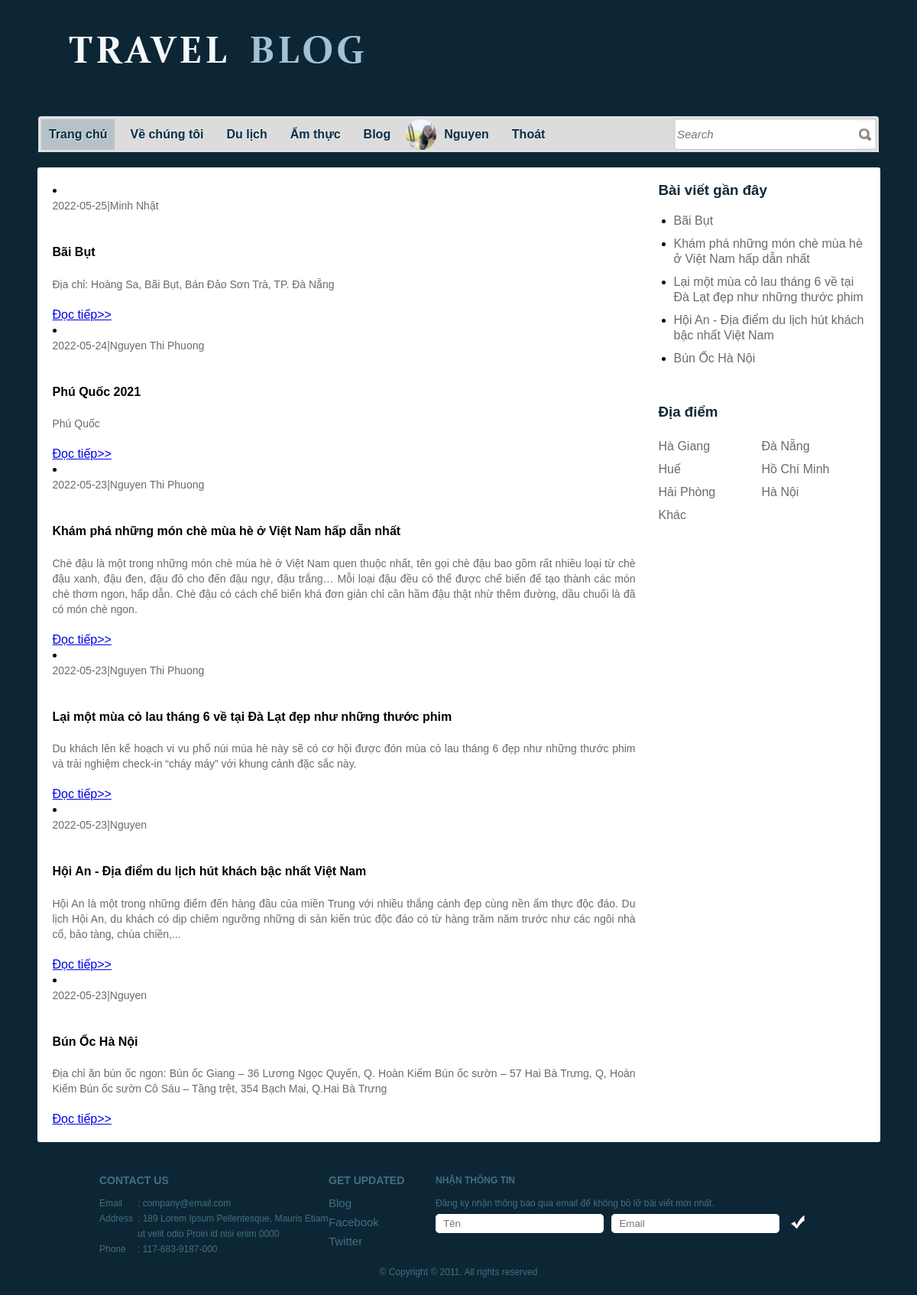
Page /search.php (signed in) on the committed database.
### tables this page shows
CREATE TABLE `register` (
  `id_regt` int(11) NOT NULL,
  `Fullname` varchar(50) NOT NULL,
  `email` varchar(30) NOT NULL,
  `password` varchar(10) NOT NULL,
  `gender` varchar(10) NOT NULL,
  `address` varchar(20) NOT NULL,
  `birthday` date NOT NULL,
  `file` varchar(100) NOT NULL,
  `level` int(11) NOT NULL
);

CREATE TABLE `blog` (
  `id_blog` int(11) NOT NULL,
  `id_regt` int(11) NOT NULL,
  `id_sub` int(11) NOT NULL,
  `Name_blog` text NOT NULL,
  `id_add` varchar(100) NOT NULL,
  `S_blog` text NOT NULL,
  `L_blog` text NOT NULL,
  `Date_blog` date DEFAULT NULL,
  `image` varchar(100) NOT NULL,
  `check_blog` int(11) NOT NULL
);

CREATE TABLE `add_blog` (
  `id_add` int(11) NOT NULL,
  `name_add` varchar(50) NOT NULL
);

### control.php (called while the page is built, shortened)
<?php
include('connect.php');
 class data{
    public function get_register($email,$pass){
        global $conn;
        $sql="select*from register where email='$email' and password='$pass'";
        $run=mysqli_query($conn,$sql);
        return $run;
    }
public function post_blog5()
{
    global $conn;
    $sql="SELECT*from register,blog WHERE register.id_regt=blog.id_regt and check_blog= 1 ORDER by Date_blog DESC LIMIT 5";
    $run =mysqli_query($conn,$sql);
    return $run;
}
public function search_blog($search){
    global $conn;
    $sql="SELECT*from register,blog WHERE register.id_regt=blog.id_regt and L_blog like N'%$search%'";
    $run =mysqli_query($conn,$sql);
    return $run;
}
public function check_search_blog($search){
    global $conn;
    $sql="SELECT*from register,blog WHERE register.id_regt=blog.id_regt and L_blog like N'%$search%'";
    $run =mysqli_query($conn,$sql);
    $count=mysqli_num_rows($run);
    return $count;
}
public function select_add(){
    global $conn;
    $sql="SELECT*from add_blog";
    $run =mysqli_query($conn,$sql);
    return $run;
}
}

### search.php (the view, shortened to what this page needs)
<!DOCTYPE html>
<?php
include("control.php");
$get_data=new data();
if(!empty($_SESSION["email"])){
$select_info=$get_data->get_register($_SESSION["email"],$_SESSION["pass"]);
foreach($select_info as $select){
	$name_login=$select["Fullname"];
	$user_avata=$select["file"];
}
}?>
<html>
<head>
	<link rel="stylesheet" href="css/style.css" type="text/css" charset="utf-8" />
</head>
<body>
<div id="header">
		<a href="trang1.php" id="logo"><img src="images/logo1.jpg" alt="LOGO" /></a>
		<div id="navigation">
			<ul>
				<li class="first selected"><a href="trang1.php">Trang chủ</a></li>
				<li><a href="about.php">Về chúng tôi</a></li>
				<li><a href="travel.php">Du lịch</a></li>
				<li><a href="culinary.php">Ẩm thực</a></li>
				<li><a href="blog.php">Blog</a></li>
				<?php
				if(empty($_SESSION["email"])){
				?>
				<li><a href="contact.php">Nhận thông tin</a></li>
				<li><a href="login.php">Đăng nhập</a></li>
				<li><a href="register.php">Đăng ký</a></li>
				<?php
				}
				else{?>
					<li><img src="img/<?php echo $user_avata?>" width="40px" height="40px" style="border-radius:50%;padding-right:0px;">
					</li>
					<li><a href="user_login.php" class="name" style="padding-left: 0px;margin-left:0px;"><?php echo $name_login;?></a></li>
					<li><a href="logout.php">Thoát</a></li>
				<?php
				}
				?>
			</ul>
		</div>
		<div id="search">
        <form action="" method="POST">
				<input type="text" placeholder="Search" class="txtfield" name="txt_search">
				<input type="submit" value="" class="button" name="btn_search">
			</form>
		</div>
	</div>
	<div id="contents">
		<div class="background">
			<div id="blogs">
				<div class="sidebar">
					<div class="posts">
					<h3>Bài viết gần đây</h3>
						<ul>
							<?php
							$top5=$get_data->post_blog5();
							foreach($top5 as $blog5){
							?>
								<li><a href="fullblog.php?content=<?php echo $blog5['id_blog'];?>"><?php echo $blog5['Name_blog'] ?></a></li>
							<?php
							}
							?>
						</ul>
					</div>
					<div class="archives">
						<h3>Địa điểm</h3>
						<ul>
							<?php
							$addr=$get_data->select_add();
							foreach($addr as $dd){
							?>
							<li><a href="blog_dd.php?id_add=<?php echo $dd['id_add'];?>"><?php echo $dd['name_add'] ?></a></li>
						<?php
							}
						?>
						</ul>
					</div>
				</div>
				<div class="section">
				<?php
                    $search=$_GET['search'];
					$check=$get_data->check_search_blog($search);
					if($check>0){
                    $se_blog=$get_data->search_blog($search);
					foreach($se_blog as $se){
					?>
					<li>
						<p class="time"><?php echo $se['Date_blog'];?>|<?php echo $se['Fullname']?></p>
						<h4><?php echo $se['Name_blog'];?></h4>
						<p>
							<?php echo $se['S_blog']; ?>
						</p>
						<a href="fullblog.php?content=<?php echo $se['id_blog'];?>" class="more">Đọc tiếp&gt;&gt;</a>
					</li>
					<?php
					}
				}
					else
					echo "<h1>Không có dữ liệu!&emsp;&emsp;&emsp;&emsp;&emsp;&emsp;&emsp;&emsp;</h1>"
					?>
				</div>
			</div>
		</div>
	</div>
	<div id="footer">
		<ul class="contacts">
			<h3>Contact Us</h3>
			<li><span>Email</span><p>: company@email.com</p></li>
			<li><span>Address</span><p>: 189 Lorem Ipsum Pellentesque, Mauris Etiam ut velit odio Proin id nisi enim 0000</p></li>
			<li><span>Phone</span><p>: 117-683-9187-000</p></li>
		</ul>
		<ul id="connect">
			<h3>Get Updated</h3>
			<li><a href="blog.php">Blog</a></li>
			<li><a href="http://facebook.com/freewebsitetemplates" target="_blank">Facebook</a></li>
			<li><a href="http://twitter.com/fwtemplates" target="_blank">Twitter</a></li>
		</ul>
		<div id="newsletter">
			<p><b>Nhận thông tin </b>
				Đăng ký nhận thông báo qua email để không bỏ lỡ bài viết mới nhất.
			</p>
			<form action="" method="post">
				<input type="text" placeholder="Tên" class="txtfield"  name="txt_name"/>
				<input type="text" placeholder="Email" class="txtfield"  name="txt_email"/>
				<input type="submit" value="" class="button" name="btnsub" />
			</form>
		</div>
		<span class="footnote">&copy; Copyright &copy; 2011. All rights reserved</span>
	</div>
</body>
</html>

### css/style.css (style rules this page uses)
html { font-family: Arial, Helvetica, sans-serif; }
body { background-color: #0c2635; margin: 0; }
img { border: 0; }
#header { width: 1100px; margin: 0 auto; padding: 40px 0; position: relative; }
#logo { display: block; padding: 0 0 35px 20px; }
#navigation { background: url(../images/bg-menu-left-curve.gif) no-repeat left bottom; height: 47px; padding: 13px 0 0 4px; position: absolute; bottom: -20px; left: 0; }
#navigation ul { background: url(../images/bg-menu.gif) repeat-x; display: inline-block; height: 40px; width: 840px; list-style: none; margin: 0; padding: 4px 0 3px; }
#navigation li { float: left; font-size: 16px; line-height: 40px; margin: 0 5px; text-align: center; }
#navigation li.first { margin-left: 0; }
#navigation li.selected { background-color: #b7c2c8; }
#navigation a { color: #092f44; font-weight: bold; padding: 0 10px; text-decoration: none; text-shadow: 1px 1px 0 #eaeaea; }
#search { background: url(../images/bg-search.gif) no-repeat right bottom; height: 47px; width: 268px; padding: 13px 0 0; position: absolute; bottom: -20px; right: 0; }
#search form { display: inline-block; margin: 0; padding: 5px 4px 4px; }
#search input { float: left; line-height: 38px; }
#search .txtfield { color: #6e6e6e; font-size: 15px; font-style: italic; height: 38px; width: 234px; border: 0; margin: 0; padding: 0; }
#search .button { background: url(../images/spotlight.gif) no-repeat right center; border: 0; cursor: pointer; height: 38px; width: 20px; margin: 0; padding: 0; }
#contents { padding: 40px 0 20px; }
#contents .background { background-color: #ffffff; line-height: 20px; min-height: 1100px; width: 1063px; border-radius: 3px; margin: 0 auto; padding: 20px; }
#contents div.background h3 { color: #0e2934; margin: 20px 0; text-transform: uppercase; }
#contents div.background p { color: #646c6f; font-size: 14px; margin: 0; padding: 0 0 20px; text-align: justify; }
#blogs { display: inline-block; }
#blogs div.section h3, #blogs div.sidebar h3 { margin: 0 0 20px; text-transform: none; }
#blogs div.sidebar { float: right; width: 270px; }
#contents #blogs div.sidebar ul li a { color: #646C6F; text-decoration: none; }
#blogs div.posts { margin: 0 0 40px; }
#blogs div.posts ul { margin: 0; padding: 0 0 0 20px; }
#blogs div.posts ul li { padding-bottom: 10px; }
#contents #blogs div.archives ul { display: inline-block; list-style: none; margin: 0; padding: 0; }
#contents #blogs div.archives ul li { float: left; width: 135px; line-height: 30px; }
#blogs div.section { margin-right: 300px; }
#footer { color: #456f7f; line-height: 20px; width: 940px; margin: 0 auto; padding: 20px 10px; }
#footer ul.contacts { float: left; font-size: 12px; list-style: none; width: 300px; margin: 0; padding: 0 0 10px; }
#footer ul.contacts h3 { font-size: 14px; margin: 0 0 10px; text-transform: uppercase; }
#footer ul.contacts li span { float: left; width: 50px; }
#footer ul.contacts li p { margin: 0 0 0 50px; }
#connect { float: left; list-style: none; width: 140px; margin: 0; padding: 0; }
#connect h3 { font-size: 14px; margin: 0 0 10px; text-transform: uppercase; }
#connect li { padding: 0 0 5px; }
#connect li a { color: #456f7f; font-size: 15px; text-decoration: none; }
#newsletter { float: left; width: 500px; padding: 0 0 20px; }
#newsletter p { font-size: 12px; margin: 0; }
#newsletter p b { display: block; font-weight: 800; margin: 0 0 10px; text-transform: uppercase; }
#newsletter form { margin: 4px 0 16px; }
#newsletter .txtfield { background: url(../images/input.gif) no-repeat; color: #9c9c9c; height: 25px; line-height: 25px; width: 200px; border: 0; margin: 0 6px 0 0; padding: 0 10px; }
#newsletter .button { background: url(../images/button-check.gif) no-repeat; cursor: pointer; height: 25px; width: 25px; border: 0; padding: 0; }
#footer span.footnote { clear: both; display: block; font-size: 12px; margin: 40px 0 0; text-align: center; }

### rows in the picture
register: file (picture), Fullname "Nguyen"
blog: Name_blog "Bãi Bụt", Date_blog "2022-05-25", id_regt.Fullname "Minh Nhật", S_blog "Địa chỉ: Hoàng Sa, Bãi Bụt, Bán Đảo Sơn Trà, TP. Đà Nẵng"
blog: Name_blog "Khám phá những món chè mùa hè ở Việt Nam hấp dẫn nhất", Date_blog "2022-05-23", id_regt.Fullname "Nguyen Thi Phuong", S_blog "Chè đậu là một trong những món chè mùa hè ở Việt Nam quen thuộc nhất, tên gọi chè đậu bao gồm rất nhiều loại từ chè đậu xanh, đậu đen, đậu đỏ cho đến đậu ngự, đậu trắng… Mỗi loại đậu đều có thể được chế biến để tạo thành các món chè thơm ngon, hấp dẫn. Chè đậu có cách chế biến khá đơn giản chỉ cần hầm đậu thật nhừ thêm đường, dầu chuối là đã có món chè ngon."
blog: Name_blog "Lại một mùa cỏ lau tháng 6 về tại Đà Lạt đẹp như những thước phim", Date_blog "2022-05-23", id_regt.Fullname "Nguyen Thi Phuong", S_blog "Du khách lên kế hoạch vi vu phố núi mùa hè này sẽ có cơ hội được đón mùa cỏ lau tháng 6 đẹp như những thước phim và trải nghiệm check-in “cháy máy” với khung cảnh đặc sắc này."
blog: Name_blog "Hội An - Địa điểm du lịch hút khách bậc nhất Việt Nam", Date_blog "2022-05-23", id_regt.Fullname "Nguyen", S_blog "Hội An là một trong những điểm đến hàng đầu của miền Trung với nhiều thắng cảnh đẹp cùng nền ẩm thực độc đáo. Du lịch Hội An, du khách có dịp chiêm ngưỡng những di sản kiến trúc độc đáo có từ hàng trăm năm trước như các ngôi nhà cổ, bảo tàng, chùa chiền,..."
blog: Name_blog "Bún Ốc Hà Nội", Date_blog "2022-05-23", id_regt.Fullname "Nguyen", S_blog "Địa chỉ ăn bún ốc ngon: Bún ốc Giang – 36 Lương Ngọc Quyến, Q. Hoàn Kiếm Bún ốc sườn – 57 Hai Bà Trưng, Q, Hoàn Kiếm Bún ốc sườn Cô Sáu – Tầng trệt, 354 Bạch Mai, Q.Hai Bà Trưng"
add_blog: name_add "Hà Giang"
add_blog: name_add "Đà Nẵng"
add_blog: name_add "Huế"
add_blog: name_add "Hồ Chí Minh"
add_blog: name_add "Hải Phòng"
add_blog: name_add "Hà Nội"
add_blog: name_add "Khác"
blog: Date_blog "2022-05-24", id_regt.Fullname "Nguyen Thi Phuong", Name_blog "Phú Quốc 2021", S_blog "Phú Quốc"
